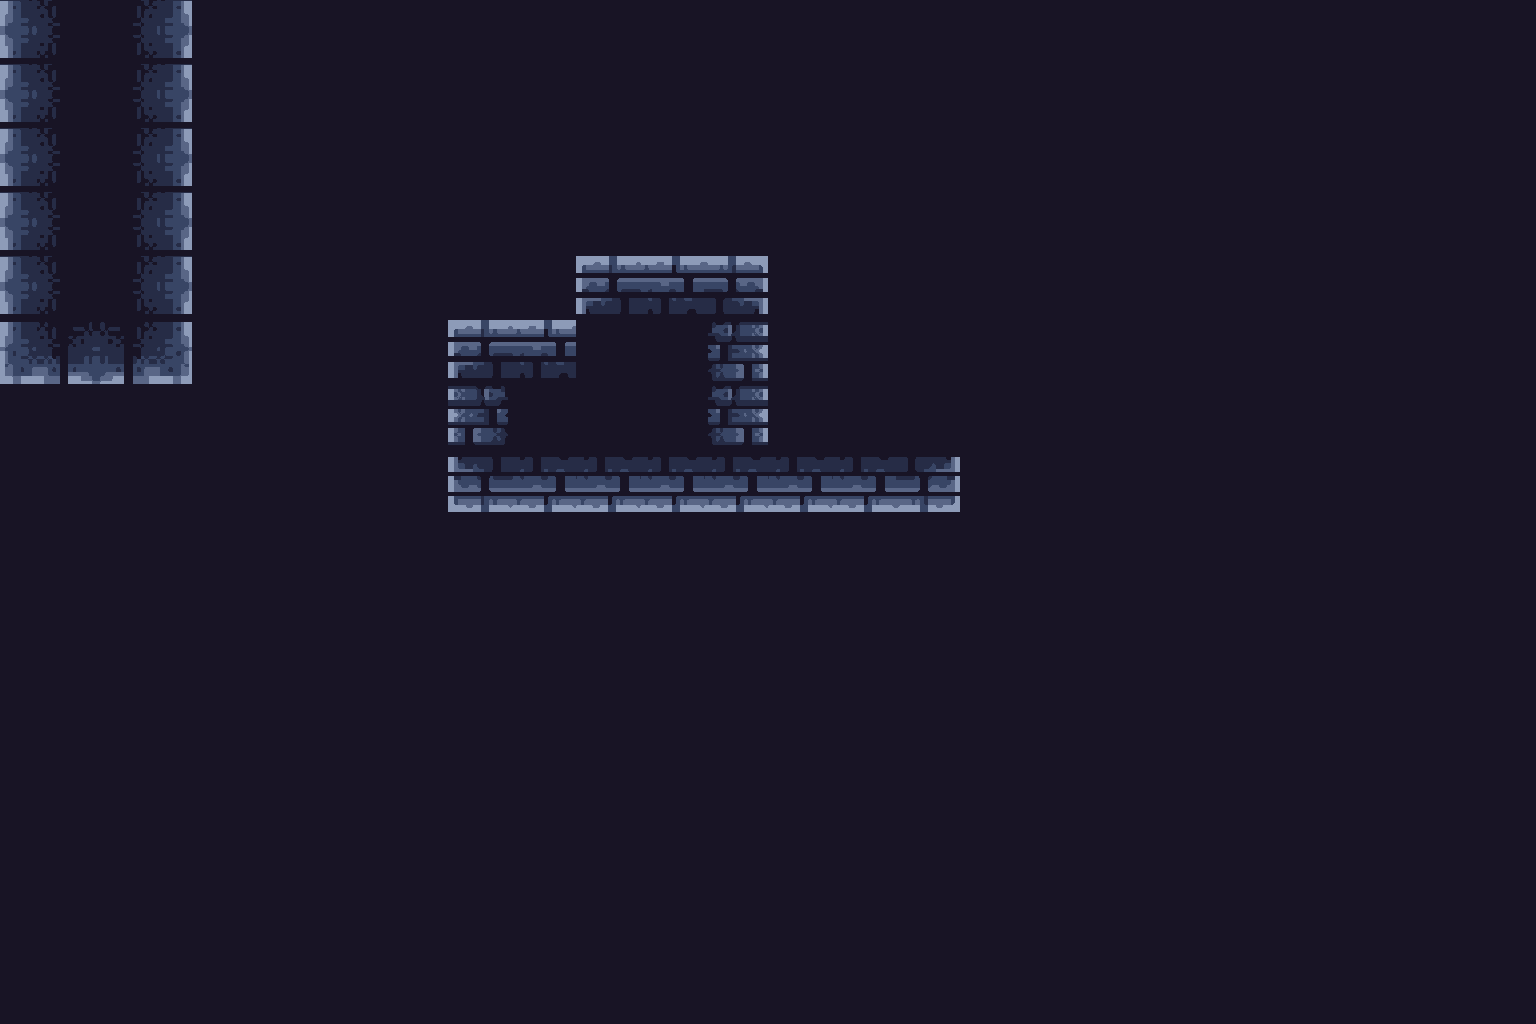

Below is a game level as drawn by its tile map, then a one-line description and the .tmx file that defines it, in full:
An orthogonal 24x16 tile map with 64x64 px tiles, 1 tile layer (Tile Layer 1).

<map version="1.10" tiledversion="1.11.0" orientation="orthogonal" renderorder="right-down" width="24" height="16" tilewidth="64" tileheight="64" infinite="0" nextlayerid="2" nextobjectid="1">
 <tileset firstgid="1" name="DungeonTileSet" tilewidth="64" tileheight="64" tilecount="187" columns="17">
  <image source="DungeonTileSet.png" width="1088" height="704" />
 </tileset>
 <layer id="1" name="Tile Layer 1" width="24" height="16">
  <data encoding="csv">
22,19,24,19,19,19,19,19,19,19,19,19,19,19,19,19,19,19,19,19,19,19,19,19,
22,19,24,19,19,19,19,19,19,19,19,19,19,19,19,19,19,19,19,19,19,19,19,19,
22,19,24,19,19,19,19,19,19,19,19,19,19,19,19,19,19,19,19,19,19,19,19,19,
22,19,24,19,19,19,19,19,19,19,19,19,19,19,19,19,19,19,19,19,19,19,19,19,
22,19,24,19,19,19,19,19,19,1,2,3,19,19,19,19,19,19,19,19,19,19,19,19,
39,40,41,19,19,19,19,1,2,19,19,20,19,19,19,19,19,19,19,19,19,19,19,19,
19,19,19,19,19,19,19,18,19,19,19,20,19,19,19,19,19,19,19,19,19,19,19,19,
19,19,19,19,19,19,19,35,36,36,36,36,36,36,37,19,19,19,19,19,19,19,19,19,
19,19,19,19,19,19,19,19,19,19,19,19,19,19,19,19,19,19,19,19,19,19,19,19,
19,19,19,19,19,19,19,19,19,19,19,19,19,19,19,19,19,19,19,19,19,19,19,19,
19,19,19,19,19,19,19,19,19,19,19,19,19,19,19,19,19,19,19,19,19,19,19,19,
19,19,19,19,19,19,19,19,19,19,19,19,19,19,19,19,19,19,19,19,19,19,19,19,
19,19,19,19,19,19,19,19,19,19,19,19,19,19,19,19,19,19,19,19,19,19,19,19,
19,19,19,19,19,19,19,19,19,19,19,19,19,19,19,19,19,19,19,19,19,19,19,19,
19,19,19,19,19,19,19,19,19,19,19,19,19,19,19,19,19,19,19,19,19,19,19,19,
19,19,19,19,19,19,19,19,19,19,19,19,19,19,19,19,19,19,19,19,19,19,19,19
</data>
 </layer>
</map>
